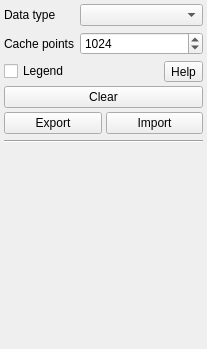
<?xml version="1.0" encoding="UTF-8"?>
<ui version="4.0">
 <class>LineSettings</class>
 <widget class="QWidget" name="LineSettings">
  <property name="geometry">
   <rect>
    <x>0</x>
    <y>0</y>
    <width>207</width>
    <height>349</height>
   </rect>
  </property>
  <property name="windowTitle">
   <string notr="true">Form</string>
  </property>
  <layout class="QGridLayout" name="gridLayout">
   <property name="leftMargin">
    <number>4</number>
   </property>
   <property name="topMargin">
    <number>4</number>
   </property>
   <property name="rightMargin">
    <number>4</number>
   </property>
   <property name="bottomMargin">
    <number>4</number>
   </property>
   <item row="0" column="1">
    <widget class="QComboBox" name="comboBoxDataType"/>
   </item>
   <item row="0" column="0">
    <widget class="QLabel" name="label">
     <property name="sizePolicy">
      <sizepolicy hsizetype="Fixed" vsizetype="Preferred">
       <horstretch>0</horstretch>
       <verstretch>0</verstretch>
      </sizepolicy>
     </property>
     <property name="text">
      <string>Data type</string>
     </property>
    </widget>
   </item>
   <item row="1" column="0">
    <widget class="QLabel" name="label_2">
     <property name="text">
      <string>Cache points</string>
     </property>
    </widget>
   </item>
   <item row="5" column="0" colspan="2">
    <widget class="QWidget" name="widgetControl" native="true">
     <property name="sizePolicy">
      <sizepolicy hsizetype="Preferred" vsizetype="Expanding">
       <horstretch>0</horstretch>
       <verstretch>0</verstretch>
      </sizepolicy>
     </property>
    </widget>
   </item>
   <item row="4" column="0" colspan="2">
    <widget class="Line" name="line">
     <property name="orientation">
      <enum>Qt::Orientation::Horizontal</enum>
     </property>
    </widget>
   </item>
   <item row="1" column="1">
    <widget class="QSpinBox" name="spinBoxCachePoints">
     <property name="minimum">
      <number>1</number>
     </property>
     <property name="maximum">
      <number>102400</number>
     </property>
     <property name="value">
      <number>1024</number>
     </property>
    </widget>
   </item>
   <item row="2" column="0" colspan="2">
    <layout class="QGridLayout" name="gridLayout_2">
     <property name="spacing">
      <number>4</number>
     </property>
     <item row="2" column="1">
      <widget class="QPushButton" name="pushButtonImport">
       <property name="text">
        <string>Import</string>
       </property>
      </widget>
     </item>
     <item row="2" column="0">
      <widget class="QPushButton" name="pushButtonExport">
       <property name="text">
        <string>Export</string>
       </property>
      </widget>
     </item>
     <item row="1" column="0" colspan="2">
      <widget class="QPushButton" name="pushButtonClear">
       <property name="text">
        <string>Clear</string>
       </property>
      </widget>
     </item>
     <item row="0" column="0" colspan="2">
      <layout class="QHBoxLayout" name="horizontalLayout">
       <item>
        <widget class="QCheckBox" name="checkBoxLegend">
         <property name="text">
          <string>Legend</string>
         </property>
        </widget>
       </item>
       <item>
        <widget class="QToolButton" name="toolButtonHelp">
         <property name="text">
          <string>Help</string>
         </property>
         <property name="toolButtonStyle">
          <enum>Qt::ToolButtonStyle::ToolButtonTextBesideIcon</enum>
         </property>
        </widget>
       </item>
      </layout>
     </item>
    </layout>
   </item>
  </layout>
 </widget>
 <resources/>
 <connections/>
</ui>
